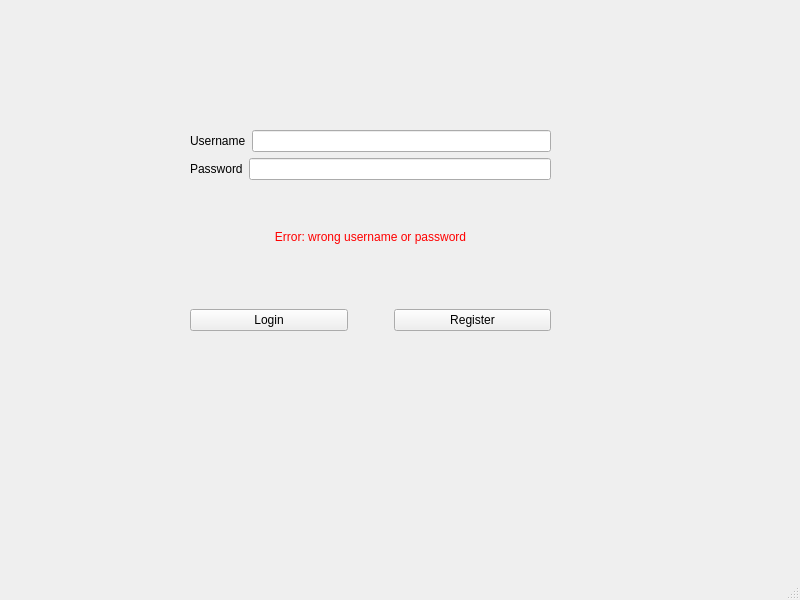
<?xml version="1.0" encoding="UTF-8"?>
<ui version="4.0">
 <class>LoginWindow</class>
 <widget class="QMainWindow" name="LoginWindow">
  <property name="geometry">
   <rect>
    <x>0</x>
    <y>0</y>
    <width>800</width>
    <height>600</height>
   </rect>
  </property>
  <property name="windowTitle">
   <string>LoginWindow</string>
  </property>
  <widget class="QWidget" name="centralwidget">
   <widget class="QWidget" name="">
    <property name="geometry">
     <rect>
      <x>190</x>
      <y>130</y>
      <width>361</width>
      <height>201</height>
     </rect>
    </property>
    <layout class="QVBoxLayout" name="verticalLayout_2">
     <item>
      <layout class="QHBoxLayout" name="horizontalLayout">
       <item>
        <widget class="QLabel" name="label_username">
         <property name="text">
          <string>Username</string>
         </property>
        </widget>
       </item>
       <item>
        <widget class="QLineEdit" name="lineEdit_username"/>
       </item>
      </layout>
     </item>
     <item>
      <layout class="QHBoxLayout" name="horizontalLayout_2">
       <item>
        <widget class="QLabel" name="label_password">
         <property name="text">
          <string>Password</string>
         </property>
        </widget>
       </item>
       <item>
        <widget class="QLineEdit" name="lineEdit_password">
         <property name="text">
          <string/>
         </property>
         <property name="echoMode">
          <enum>QLineEdit::Password</enum>
         </property>
        </widget>
       </item>
      </layout>
     </item>
     <item>
      <layout class="QVBoxLayout" name="verticalLayout">
       <item>
        <widget class="QLabel" name="label_error">
         <property name="text">
          <string>&lt;html&gt;&lt;head/&gt;&lt;body&gt;&lt;p align=&quot;center&quot;&gt;&lt;span style=&quot; color:#ff0000;&quot;&gt;Error: wrong username or password&lt;br/&gt;&lt;/span&gt;&lt;/p&gt;&lt;/body&gt;&lt;/html&gt;</string>
         </property>
        </widget>
       </item>
       <item>
        <layout class="QHBoxLayout" name="horizontalLayout_3">
         <item>
          <widget class="QPushButton" name="Login_button">
           <property name="text">
            <string>Login</string>
           </property>
          </widget>
         </item>
         <item>
          <spacer name="spacer">
           <property name="orientation">
            <enum>Qt::Horizontal</enum>
           </property>
           <property name="sizeType">
            <enum>QSizePolicy::Minimum</enum>
           </property>
           <property name="sizeHint" stdset="0">
            <size>
             <width>40</width>
             <height>20</height>
            </size>
           </property>
          </spacer>
         </item>
         <item>
          <widget class="QPushButton" name="Register_button">
           <property name="text">
            <string>Register</string>
           </property>
          </widget>
         </item>
        </layout>
       </item>
      </layout>
     </item>
    </layout>
   </widget>
  </widget>
  <widget class="QMenuBar" name="menubar">
   <property name="geometry">
    <rect>
     <x>0</x>
     <y>0</y>
     <width>800</width>
     <height>26</height>
    </rect>
   </property>
  </widget>
  <widget class="QStatusBar" name="statusbar"/>
 </widget>
 <resources/>
 <connections/>
</ui>
